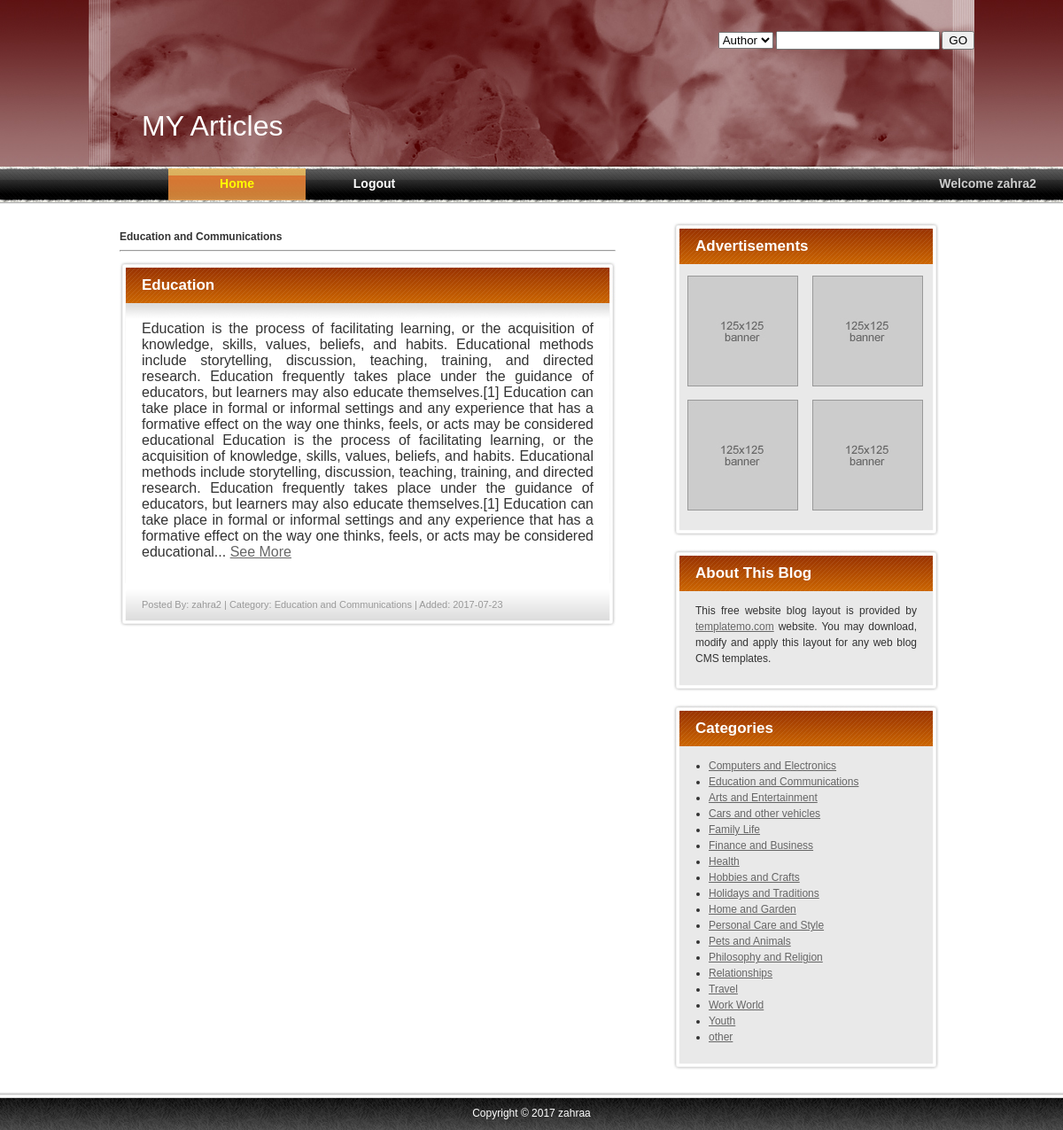
/index.php?page=categories&category=Education and Communications (signed in), run on the app's committed database.
### tables this page shows
CREATE TABLE `articles` (
  `id` int(20) NOT NULL auto_increment,
  `author` varchar(30) NOT NULL,
  `post` text NOT NULL,
  `date` date NOT NULL,
  `category` varchar(30) NOT NULL,
  `title` varchar(40) NOT NULL,
  `time` time NOT NULL,
  PRIMARY KEY  (`id`)
);

### categories.php (the view, shortened to what this page needs)
<!DOCTYPE html PUBLIC "-//W3C//DTD XHTML 1.0 Transitional//EN" "http://www.w3.org/TR/xhtml1/DTD/xhtml1-transitional.dtd">
<html xmlns="http://www.w3.org/1999/xhtml">
<head>
<link href="templatemo_style.css" rel="stylesheet" type="text/css" />
</head>
<body>
   <?php
    include("db.php");
      $cat=$_GET['category'];
      echo "<b>".$cat."</b><hr/>";
      $sql="select * from articles where category='". $cat. "' ORDER BY ID DESC ";
      $result= $conn->query($sql);
       while($resultx=$result->fetch_assoc())
       {
    $title=$resultx[title];
    $post=$resultx[post];
    $author=$resultx[author];
    $date=$resultx[date];
    $category=$resultx[category];
             echo '<div class="templatemo_post">
                	<div class="templatemo_post_top">
                    	<h1>'."$title".'</h1>
                    </div>
                    <div class="templatemo_post_mid_top">
                    </div>
              <div class="templatemo_post_mid"><p style="font-size:medium">';
              if(strlen($post)<500)
              echo $post;
         else  {
           $stringCut = substr($post, 0, 500);
        $string = substr($stringCut, 0, strrpos($stringCut, ''))."... <a href='index.php?page=seemore&id=$resultx[id]' >See More </a>";
          echo $stringCut.$string;
            }
                  echo'<div class="clear"></div>
                    </div>
                    <div class="templatemo_post_bottom">
                    <span class="post">'.'Posted By: '."$author".' | Category: '."$category".' | Added: '."$date" ;
                    echo "</span>"
                    ."</div>"
                    ."</div>";
		 }
   ?>
</body>
</html>

### templatemo_style.css (style rules this page uses)
body { margin: 0; padding:0; font-family: Arial, Helvetica, sans-serif; font-size: 12px; line-height: 1.5em; color: #333333; width: 100%; display: table; }
a { color: #666; }
.templatemo_post { width: 552px; margin-top: 5px; margin-bottom: 15px; }
.templatemo_post_top { width: 560px; height: 47px; background: url(images/templatemo_post_top.jpg) no-repeat; }
.templatemo_post_top h1 { font-size: 17px; color:#fff; font-weight:bold; padding-top: 18px; padding-left: 25px; }
.templatemo_post_mid_top { width: 560px; height: 20px; background: url(images/templatemo_post_mid_top.jpg) no-repeat; }
.templatemo_post_mid { width: 560px; background: url(images/templatemo_post_midddle.jpg) repeat-y; }
.templatemo_post_bottom { width: 560px; height: 34px; background: url(images/templatemo_post_bottom.jpg) no-repeat; padding-top: 15px; }
.templatemo_post_mid p { font-size: 12px; color:#333; margin : 0px 25px 25px 25px; text-align: justify; }
span.post { margin: 0px 25px 0px 25px; color: #999999; font-size: 11px; display: block; }
.clear { clear:both; height:1px; }

### data on the page
articles: title "Education", post "Education is the process of facilitating learning, or the acquisition of knowledge, skills, values, beliefs, and habits. Educational methods include storytelling, discussion, teaching, training, and directed research. Education frequently takes place under the guidance of educators, but learners may also educate themselves.[1] Education can take place in formal or informal settings and any experience that has a formative effect on the way one thinks, feels, or acts may be considered educational", author "zahra2", category "Education and Communications", date "2017-07-23"

### other printed values
$_SESSION['account'] "zahra2"
$cat "Education and Communications"
